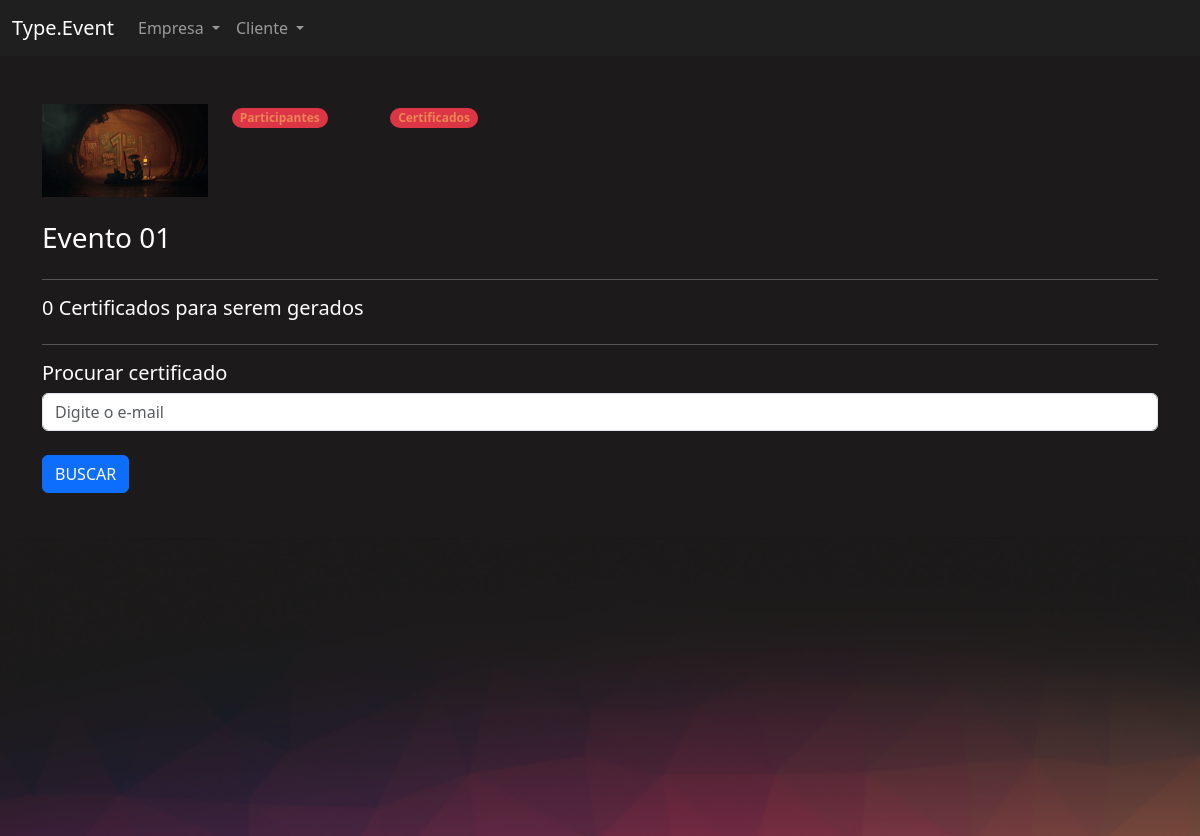
The app's page /eventos/certificados_evento/1/ (signed in) with its own data.
### eventos/models.py (models this page shows, shortened)
class Evento(models.Model):
    criador = models.ForeignKey(User, on_delete=models.DO_NOTHING, null=True, blank=True)
    nome = models.CharField(max_length=200)
    descricao = models.TextField()
    data_inicio = models.DateField()
    data_termino = models.DateField()
    carga_horaria = models.IntegerField()
    logo = models.FileField(upload_to="logos")
    cor_principal = models.CharField(max_length=7)
    cor_secundaria = models.CharField(max_length=7)
    cor_fundo = models.CharField(max_length=7)
    participantes = models.ManyToManyField(User, related_name="evento_participante", blank=True)

### eventos/views.py (the view)
# urls.py: path('certificados_evento/<int:id>/', views.certificados_evento, name="certificados_evento"),
@login_required(login_url='/usuarios/login')
def certificados_evento(request, id):
    evento = get_object_or_404(Evento, id=id)
    if not evento.criador == request.user:
        raise Http404('Esse evento não é seu')
    if request.method == "GET":
        qtd_certificados = evento.participantes.all().count() - Certificado.objects.filter(evento=evento).count()
        return render(request, 'certificados_evento.html', {'evento': evento, 'qtd_certificados': qtd_certificados})

### eventos/templates/certificados_evento.html (shortened to what this page needs)
{% extends "bases/base_evento.html" %}
{% load static %}
{% block 'importacoes' %}
    <link href="{% static 'evento/css/gerenciar_evento.css' %}" rel="stylesheet">
{% endblock %}
{% block 'conteudo' %}
  <div class="container">
    <br>
    <br>
    <div class="row">
      <div class="col-md-2">
        <img width="100%" src="/media/{{evento.logo}}">
        <br>
        <br>
        <h3>{{evento.nome}}</h3>
      </div>
      <div class="col-md">
        <div class="row">
          <div class="col-md-2">
            <span class="badge rounded-pill text-bg-danger"><a class="link" href="{% url 'participantes_evento' evento.id %}">Participantes</a></span>
          </div>
          <div class="col-md-2">
              <span class="badge rounded-pill text-bg-danger"><a class="link" href="{% url 'certificados_evento' evento.id %}">Certificados</a></span>
          </div>
        </div>
      </div>
    </div>
    <hr>
    <div class="row">
      <h5>{{qtd_certificados}} Certificados para serem gerados</h5>
    </div>
    <hr>
    <div class="row">
      <h5>Procurar certificado</h5>
      <br>
      <form action="{% url 'procurar_certificado' evento.id %}" method="POST">
        <input type="email" class="form-control" placeholder="Digite o e-mail" name="email">{% csrf_token %}
        <br>
        <input type="submit" value="BUSCAR" class="btn btn-primary">
    </form>
    </div>
  </div>
{% endblock %}

### templates/static/geral/css/base.css (style rules this page uses)
body { color: white !important; }
:root { --main-color: #201F1F; --dark-color: #1C1A1A; --contrast-color: #BE375F; --differential-color: #ED8554; }

### templates/static/evento/css/evento.css (style rules this page uses)
body { background-color: #1C1A1A; }

### templates/static/usuarios/css/usuarios.css (style rules this page uses)
.link { color: var(--differential-color); text-decoration: none; }

### records on screen
Evento: logo (picture), nome "Evento 01"

### other values on screen
{{ qtd_certificados }} "0"
